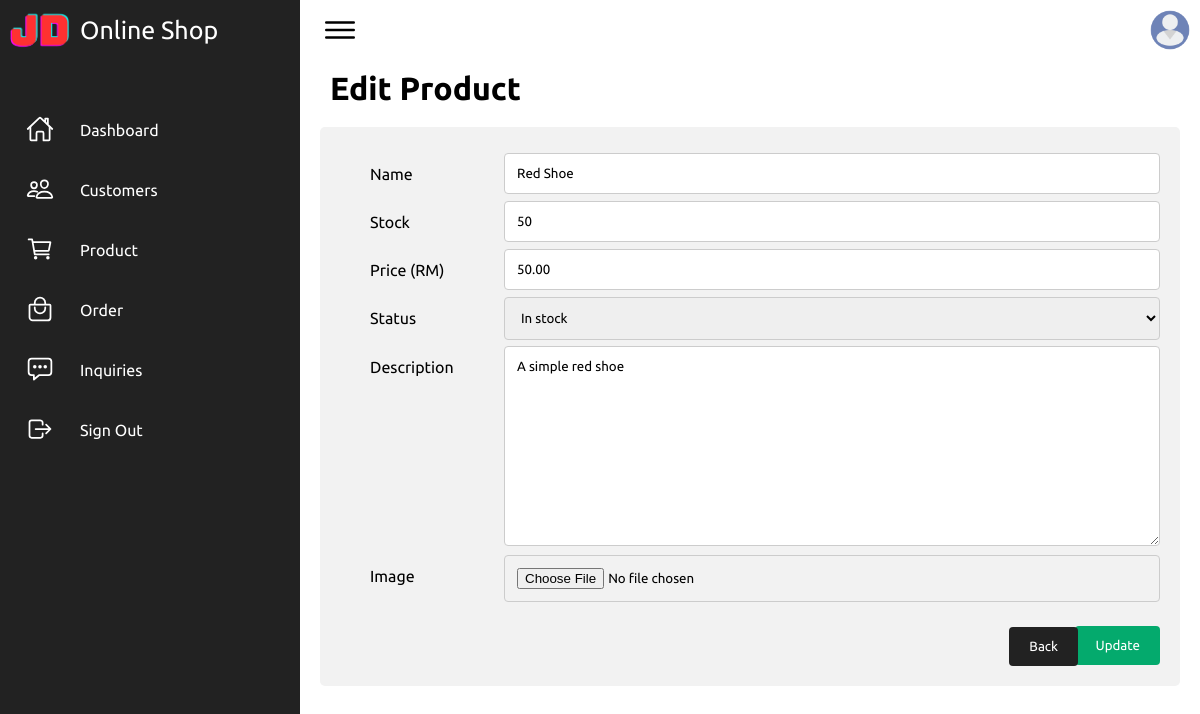
The page /admin/edit-product.php?product_upd=1 (signed in) on the database its author committed.
### tables this page shows
CREATE TABLE `products` (
  `id` int(255) NOT NULL,
  `name` varchar(255) NOT NULL,
  `stock` int(255) NOT NULL,
  `price` decimal(10,2) NOT NULL,
  `status` varchar(255) NOT NULL,
  `description` text NOT NULL,
  `img` varchar(255) NOT NULL,
  `arrival_date` timestamp NOT NULL DEFAULT current_timestamp()
);

### admin/edit-product.php (the view, shortened to what this page needs)
<?php
include("../connect/config.php");
if (isset($_GET['product_upd'])) {
    $productId = $_GET['product_upd'];
    $sql = "SELECT * FROM products WHERE id = $productId";
    $result = mysqli_query($conn, $sql);
    if ($result && mysqli_num_rows($result) > 0) {
        $product = mysqli_fetch_assoc($result);
    } else {
        echo "Product not found.";
        exit();
    }
} else {
    header("Location: product-list.php");
    exit();
}
?>
<!DOCTYPE html>
<html lang="en">
<head>
    <link rel="stylesheet" href="assets/css/style.css">
</head>
<body>
    <div class="container">
        <?php include 'nav.php'; ?>
        <h1 style="margin-top: 10px; margin-left: 30px;">Edit Product</h1>
        <div class="container-2">
            <form action="" method="post" enctype="multipart/form-data">
                <div class="row">
                    <div class="col-15">
                        <label for="name">Name</label>
                    </div>
                    <div class="col-80">
                        <input type="text" id="name" name="name" placeholder="Product name.." value="<?php echo htmlspecialchars($product['name']); ?>">
                    </div>
                </div>
                <div class="row">
                    <div class="col-15">
                        <label for="stock">Stock</label>
                    </div>
                    <div class="col-80">
                        <input type="number" id="stock" name="stock" placeholder="Please enter the quantity.." value="<?php echo htmlspecialchars($product['stock']); ?>">
                    </div>
                </div>
                <div class="row">
                    <div class="col-15">
                        <label for="price">Price (RM)</label>
                    </div>
                    <div class="col-80">
                        <input type="number" id="price" name="price" placeholder="Product price.." value="<?php echo htmlspecialchars($product['price']); ?>">
                    </div>
                </div>
                <div class="row">
                    <div class="col-15">
                        <label for="status">Status</label>
                    </div>
                    <div class="col-80">
                        <select id="status" name="status">
                            <option value="In stock" <?php echo ($product['status'] == 'In stock') ? 'selected' : ''; ?>>In stock</option>
                        </select>
                    </div>
                </div>
                <div class="row">
                    <div class="col-15">
                        <label for="description">Description</label>
                    </div>
                    <div class="col-80">
                        <textarea id="description" name="description" placeholder="Write something.." style="height:200px"><?php echo htmlspecialchars($product['description']); ?></textarea>
                    </div>
                </div>
                <div class="row">
                    <div class="col-15">
                        <label for="img">Image</label>
                    </div>
                    <div class="col-80">
                        <input type="file" id="img" name="img">
                    </div>
                </div>
                <br>
                <div class="row">
                    <div class="col-10">
                        <input type="submit" name="submit" value="Update">
                    </div>
                </div>
            </form>
            <div class="row">
                <div class="col-20">
                    <a href="product-list.php"><button class="btn-back">Back</button></a>
                </div>
            </div>
        </div>
    </div>
</body>
</html>

### admin/assets/css/style.css (style rules this page uses)
* { font-family: "Ubuntu", sans-serif; margin: 0; padding: 0; box-sizing: border-box; }
:root { --blue: #2a2185; --white: #fff; --gray: #f5f5f5; --black1: #222; --black2: #999; }
body { min-height: 100vh; overflow-x: hidden; }
.container { position: relative; width: 100%; }
input[type=file], input[type=number], input[type=password], input[type=text], select, textarea { width: 100%; padding: 12px; border: 1px solid #ccc; border-radius: 4px; resize: vertical; }
label { padding: 12px 12px 12px 0; display: inline-block; }
input[type=submit] { background-color: #04AA6D; color: white; padding: 12px 20px; border: none; border-radius: 4px; cursor: pointer; float: right; }
.btn-back { background-color: var(--black1);; color: white; padding: 12px 20px; border: none; border-radius: 4px; cursor: pointer; float: right; }
.container-2 { border-radius: 5px; background-color: #f2f2f2; padding: 20px; margin: 20px; }
.col-15 { float: left; width: 15%; margin-top: 6px; margin-left: 30px; }
.col-80 { float: right; width: 80%; margin-top: 6px; }
.col-10 { float: right; width: 10%; margin-top: 6px; }
.col-20 { float: left; width: 90%; margin-top: -38px; }
.row::after { content: ""; display: table; clear: both; }

### rows shown on the page
products: name "Red Shoe", stock "50", price "50.00", status "In stock", description "A simple red shoe"
